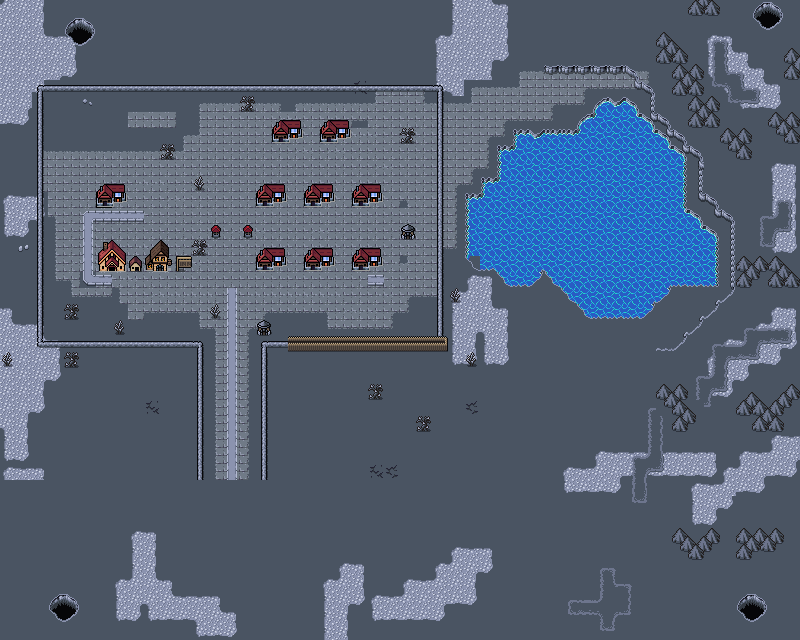

Below is a game level as drawn by its tile map, then a one-line description and the .tmx that defines it (tile-layer data replaced by summaries):
An orthogonal 50x40 tile map with 16x16 px tiles, 4 tile layers (Background, Ground, Walls, Overlay), 3 tilesets and 12 objects.

<map version="1.10" tiledversion="1.11.2" orientation="orthogonal" renderorder="right-down" width="50" height="40" tilewidth="16" tileheight="16" infinite="0" nextlayerid="6" nextobjectid="59">
 <editorsettings>
  <export target="wastetown..tmx" format="tmx" />
 </editorsettings>
 <tileset firstgid="1" source="../../../tileset/main.tsx" />
 <tileset firstgid="10113" source="../../../tileset/buildings.tsx" />
 <tileset firstgid="11905" source="../../../tileset/dungeon/animatedtiles.tsx" />
 <layer id="1" name="Background" width="50" height="40">
  <data>[2000 cells, 2000 non-empty, 2 distinct tile ids]</data>
 </layer>
 <layer id="2" name="Ground" width="50" height="40">
  <data>[2000 cells, 835 non-empty, 42 distinct tile ids]</data>
 </layer>
 <layer id="3" name="Walls" width="50" height="40">
  <properties>
   <property name="spriteLayer" type="bool" value="true" />
  </properties>
  <data>[2000 cells, 372 non-empty, 79 distinct tile ids]</data>
 </layer>
 <layer id="5" name="Overlay" width="50" height="40">
  <data>[2000 cells, 29 non-empty, 8 distinct tile ids]</data>
 </layer>
 <objectgroup id="4" name="Objects" visible="0">
  <object id="38" template="../../../obj/entry_up.tx" x="204" y="368" width="56" height="16" />
  <object id="41" template="../../../obj/shop.tx" x="256" y="208">
   <properties>
    <property name="shopList" value=" Instant,Creature,Land,Colorless,     Artifact,Multicolor,     Azorius,Dimir,Rakdos,Gruul,Selesnya,Orzhov,Izzet,Golgari,Boros,Simic,Golem,Sliver" />
   </properties>
  </object>
  <object id="55" template="../../../obj/shop.tx" x="272" y="144">
   <properties>
    <property name="shopList" value=" Instant,Creature,Land,Colorless,Artifact,Multicolor,Golem,Sliver" />
   </properties>
  </object>
  <object id="57" template="../../../obj/shop.tx" x="320" y="144">
   <properties>
    <property name="shopList" value=" Instant,Creature,Land,Colorless,Artifact,Multicolor,Golem,Sliver" />
   </properties>
  </object>
  <object id="50" template="../../../obj/shop.tx" x="304" y="208">
   <properties>
    <property name="shopList" value=" Instant,Creature,Land,Colorless,Artifact,Multicolor,Azorius,Dimir,Rakdos,Gruul,Selesnya,Orzhov,Izzet,Golgari,Boros,Simic,Golem,Sliver" />
   </properties>
  </object>
  <object id="51" template="../../../obj/shop.tx" x="352" y="208">
   <properties>
    <property name="shopList" value=" Instant,Creature,Land,Colorless,Artifact,Multicolor,Azorius,Dimir,Rakdos,Gruul,Selesnya,Orzhov,Izzet,Golgari,Boros,Simic,Golem,Sliver" />
   </properties>
  </object>
  <object id="52" template="../../../obj/shop.tx" x="352" y="272">
   <properties>
    <property name="shopList" value=" Instant,Creature,Land,Colorless,Artifact,Multicolor,Azorius,Dimir,Rakdos,Gruul,Selesnya,Orzhov,Izzet,Golgari,Boros,Simic,Golem,Sliver" />
   </properties>
  </object>
  <object id="53" template="../../../obj/shop.tx" x="304" y="272">
   <properties>
    <property name="shopList" value=" Instant,Creature,Land,Colorless,Artifact,Multicolor,Azorius,Dimir,Rakdos,Gruul,Selesnya,Orzhov,Izzet,Golgari,Boros,Simic,Golem,Sliver" />
   </properties>
  </object>
  <object id="54" template="../../../obj/shop.tx" x="256" y="272">
   <properties>
    <property name="shopList" value=" Instant,Creature,Land,Colorless,Artifact,Multicolor,Azorius,Dimir,Rakdos,Gruul,Selesnya,Orzhov,Izzet,Golgari,Boros,Simic,Golem,Sliver" />
   </properties>
  </object>
  <object id="47" template="../../../obj/inn.tx" x="150" y="273" />
  <object id="48" template="../../../obj/shop.tx" x="104" y="272">
   <properties>
    <property name="shopList" value="Equipment" />
   </properties>
  </object>
  <object id="58" template="../../../obj/shop.tx" x="97" y="209">
   <properties>
    <property name="shopList" value="BoosterPackShop,AlphaBoosterPackShop,BetaBoosterPackShop,GammaBoosterPackShop,DeltaBoosterPackShop,Instant,Creature,Land,Colorless,Artifact,Multicolor,Azorius,Dimir,Rakdos,Gruul,Selesnya,Orzhov,Izzet,Golgari,Boros,Simic,Golem,Sliver" />
   </properties>
  </object>
 </objectgroup>
</map>
